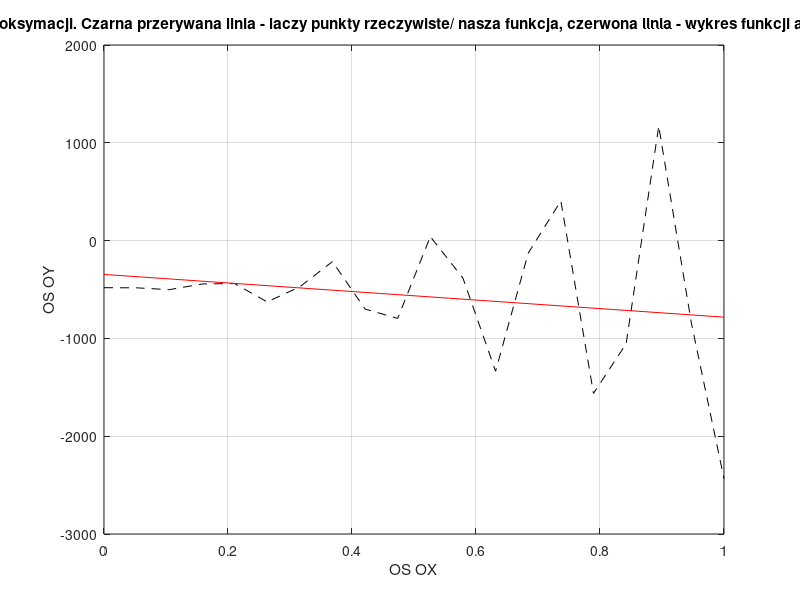

MATLAB code for this plot:
x=[0,0.0526316,0.105263,0.157895,0.210526,0.263158,0.315789,0.368421,0.421053,0.473684,0.526316,0.578947,0.631579,0.684211,0.736842,0.789474,0.842105,0.894737,0.947368,1];
y=[-481.417,-482.92,-501.606,-443.647,-438.929,-626.749,-472.809,-214.559,-699.632,-795.636,40.6906,-383.716,-1335.6,-128.182,405.786,-1562.33,-1055.31,1169.76,-842.536,-2435.03];

x1=linspace(0,1,10)
y1 = -436.951*x1 -345.743

plot(x,y,'--k',x1,y1,'-r'); 
grid on;
title("Wykres aproksymacji. Czarna przerywana linia - laczy punkty rzeczywiste/ nasza funkcja, czerwona linia - wykres funkcji aproksymujacej");
xlabel('OS OX')
ylabel('OS OY')